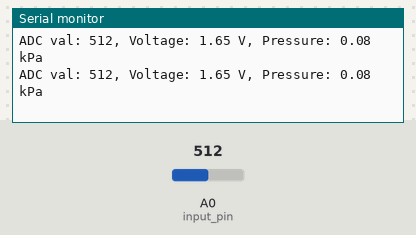
A sketch run on a simulated Arduino Uno, built with avr-gcc and run on an emulated ATmega328P. On the bench: the last lines printed to the serial monitor. Inputs (shaded band) come from the test bench; at power-on: A0 (input_pin) = 512.

Above: at 1.2 s.
1.3 s: A0 (input_pin) set to 466
At 1.39 s:
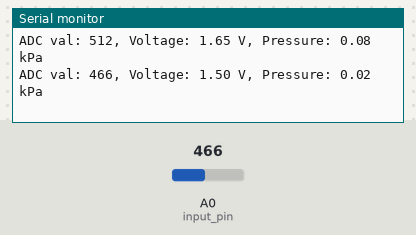
4.3 s: A0 (input_pin) set to 439
At 4.31 s:
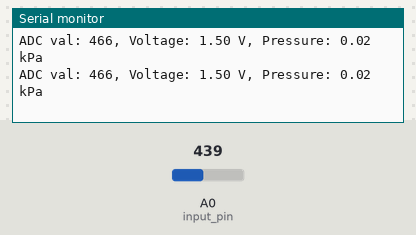
13.3 s: A0 (input_pin) set to 105
At 13.34 s:
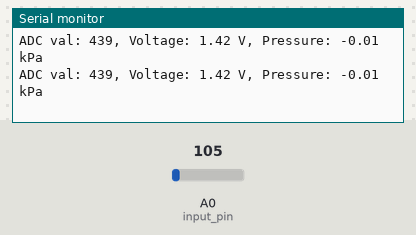
16.3 s: A0 (input_pin) set to 89
At 16.31 s:
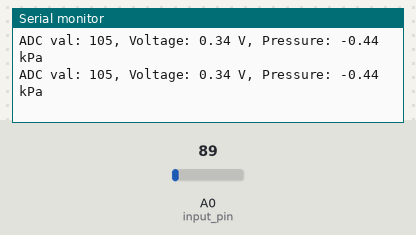
Timing chart, 0 to 18.8 s (numbered marks = the images above; inputs shaded):
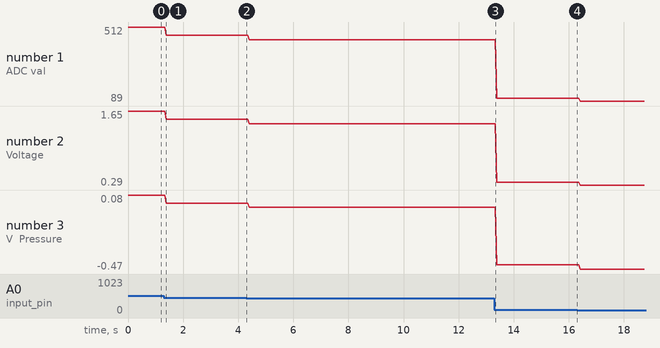

Measured:
- after the input at 1.3 s, the serial monitor: prints a new line after 0.08 s (image 1)
- plotted number 1: 512 → 466 after the input at 1.3 s, 466 → 439 after the input at 4.3 s, 439 → 105 after the input at 13.3 s, 105 → 89 after the input at 16.3 s
- plotted number 2: 1.65 → 1.5 after the input at 1.3 s, 1.5 → 1.42 after the input at 4.3 s, 1.42 → 0.34 after the input at 13.3 s, 0.34 → 0.29 after the input at 16.3 s
- plotted number 3: 0.08 → 0.02 after the input at 1.3 s, 0.02 → -0.01 after the input at 4.3 s, -0.01 → -0.44 after the input at 13.3 s, -0.44 → -0.47 after the input at 16.3 s

The sketch:

xgmp3v3_main.ino
```cpp
//
// Arduino code Used to read analog data from XGMP3v3 Differential Pressure
// Sensor and approximate pressure in [kPa]
//
// by Joshua Hrisko, Maker Portal LLC (c) 2021
//
//
int input_pin = A0;    // analog input pin
float V_ref = 3.3; // reference voltage
float ADC_res = pow(2.0,10); // ADC resolution (ATmega = 10-bit, SAMD21 = 12-bit)
float P_max =  0.5; // pressure max in [kPa] for specific XGMP3v3 sensor
float P_min = -0.5; // pressure min in [kPa] for specific XGMP3v3 sensor
float V_max = 2.7; // max analog voltage output
float V_min = 0.2; // min analog voltage output

void setup() {
  analogReference(EXTERNAL); // set 3.3V as V_ref | not needed for SAMD21 boards
  Serial.begin(9600); // start serial
  while (!Serial){}; // wait for serial to start (required for some boards)
}

void loop() {
  int adc_val; float volt_calc;  // sensor read variables
  float pres_approx;
  adc_val    = analogRead(input_pin); // read ADC data
  volt_calc  = (adc_val/(ADC_res-1.0))*V_ref; // convert ADC to voltage
  String prnt_str, str_buf; // string buffers for printing to serial port
  str_buf = "ADC val: ";
  prnt_str = str_buf+String(adc_val)+", Voltage: "; // adc value string
  str_buf = prnt_str + String(volt_calc,2)+" V, Pressure: "; // add voltage
  pres_approx = ((P_max-P_min)/(V_max-V_min))*(volt_calc-((V_max+V_min)/2.0));
  prnt_str = str_buf+String(pres_approx,2)+" kPa"; // add pressure approx [kPa]
  Serial.println(prnt_str); // print values to serial port
  delay(1); // wait between readings for valid sensor reading [1ms]
}
```
